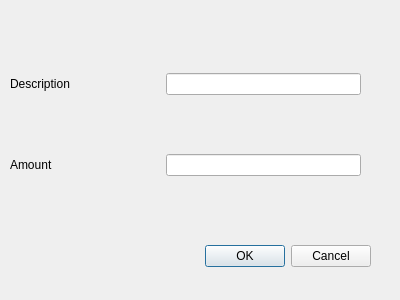
<?xml version="1.0" encoding="UTF-8"?>
<ui version="4.0">
 <class>addTransaction</class>
 <widget class="QDialog" name="addTransaction">
  <property name="windowModality">
   <enum>Qt::ApplicationModal</enum>
  </property>
  <property name="geometry">
   <rect>
    <x>0</x>
    <y>0</y>
    <width>400</width>
    <height>300</height>
   </rect>
  </property>
  <property name="windowTitle">
   <string>Dialog</string>
  </property>
  <widget class="QDialogButtonBox" name="buttonBox">
   <property name="geometry">
    <rect>
     <x>30</x>
     <y>240</y>
     <width>341</width>
     <height>32</height>
    </rect>
   </property>
   <property name="orientation">
    <enum>Qt::Horizontal</enum>
   </property>
   <property name="standardButtons">
    <set>QDialogButtonBox::Cancel|QDialogButtonBox::Ok</set>
   </property>
  </widget>
  <widget class="QWidget" name="verticalLayoutWidget">
   <property name="geometry">
    <rect>
     <x>10</x>
     <y>20</y>
     <width>351</width>
     <height>211</height>
    </rect>
   </property>
   <layout class="QVBoxLayout" name="verticalLayout">
    <item>
     <layout class="QHBoxLayout" name="descriptionLayout">
      <item>
       <widget class="QLabel" name="descLabel">
        <property name="minimumSize">
         <size>
          <width>150</width>
          <height>0</height>
         </size>
        </property>
        <property name="text">
         <string>Description</string>
        </property>
       </widget>
      </item>
      <item>
       <widget class="QLineEdit" name="descEdit"/>
      </item>
     </layout>
    </item>
    <item>
     <layout class="QHBoxLayout" name="amountLayout">
      <item>
       <widget class="QLabel" name="amountLabel">
        <property name="minimumSize">
         <size>
          <width>150</width>
          <height>0</height>
         </size>
        </property>
        <property name="text">
         <string>Amount</string>
        </property>
       </widget>
      </item>
      <item>
       <widget class="QLineEdit" name="amountEdit"/>
      </item>
     </layout>
    </item>
   </layout>
  </widget>
 </widget>
 <resources/>
 <connections>
  <connection>
   <sender>buttonBox</sender>
   <signal>accepted()</signal>
   <receiver>addTransaction</receiver>
   <slot>accept()</slot>
   <hints>
    <hint type="sourcelabel">
     <x>248</x>
     <y>254</y>
    </hint>
    <hint type="destinationlabel">
     <x>157</x>
     <y>274</y>
    </hint>
   </hints>
  </connection>
  <connection>
   <sender>buttonBox</sender>
   <signal>rejected()</signal>
   <receiver>addTransaction</receiver>
   <slot>reject()</slot>
   <hints>
    <hint type="sourcelabel">
     <x>316</x>
     <y>260</y>
    </hint>
    <hint type="destinationlabel">
     <x>286</x>
     <y>274</y>
    </hint>
   </hints>
  </connection>
 </connections>
</ui>
